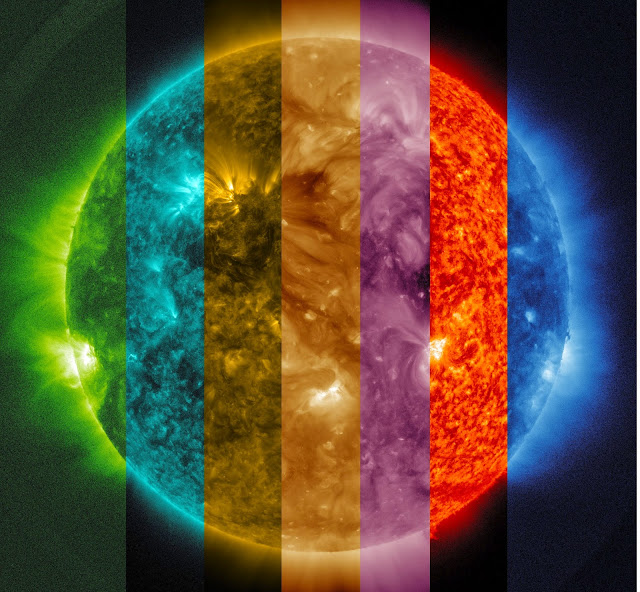
//> input picture 0.introduction/L0.1#image_change_save/image.jpg, 640 x 592 px
$ ./remapping '../../../../0.introduction/L0.1#image_change_save/image.jpg'   (built with g++ and OpenCV 4)
//> lines starting //> are read from the running program, lines starting //| are printed output that depends on the picture
#include <opencv2/core.hpp>
#include <opencv2/highgui.hpp>
#include <opencv2/imgproc.hpp>
#include <iostream>

const char* remapwindow = "Remapping";
using namespace cv;

void update_map(int &ind,Mat &x_map,Mat &y_map);
int main(int argc,char **argv)
{
	CommandLineParser pars(argc,argv,"{@image|image_astronauts.jpg|input image}");
	std::string file_name =pars.get<std::string>(0);
	Mat src = imread(samples::findFile(file_name),IMREAD_COLOR);
//> src is the input picture: 592 rows x 640 cols, CV_8UC3; mean B, G, R 57, 80.1, 91.8

	if (src.empty())
	{
		std::cout<<"image couldnt load."<<std::endl;
		std::cout << "Usage:"<<argv[0]<<"image_name"<<std::endl;
		return EXIT_FAILURE;
	}

	Mat dst(src.size(),src.type());
	Mat x_map(src.size(),CV_32FC1);
	Mat y_map(src.size(),CV_32FC1);

	namedWindow(remapwindow,WINDOW_AUTOSIZE);
	int ind=0;
	for (;;)
	{
		std::cout << "map updated" << std::endl;
		update_map(ind,x_map,y_map);//function will define two mapping function for x and y direction independently each other than assign into x_map and  y_map
//> after the loop in update_map, `for(int i=0;i < x_map.rows; i++)`:
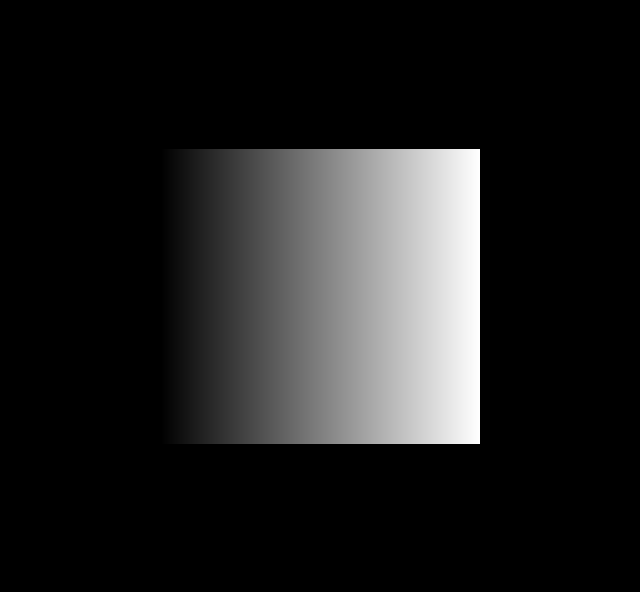
//> x_map: 592 rows x 640 cols, CV_32FC1; min 0, max 638.5, mean 79.6; drawn with min black and max white
//> after the loop in update_map, `for(int i=0;i < x_map.rows; i++)`:
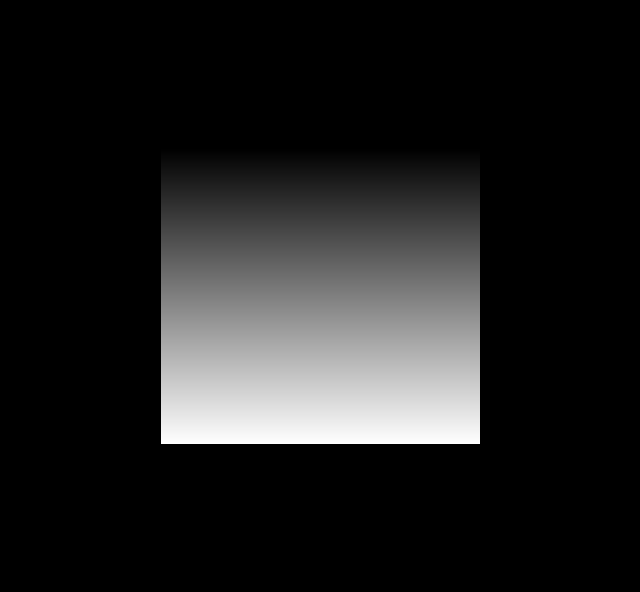
//> y_map: 592 rows x 640 cols, CV_32FC1; min 0, max 590.5, mean 73.6; drawn with min black and max white
//> ind = 1
		remap(src,dst,x_map,y_map,INTER_LINEAR,BORDER_CONSTANT,Scalar(0,0,0));
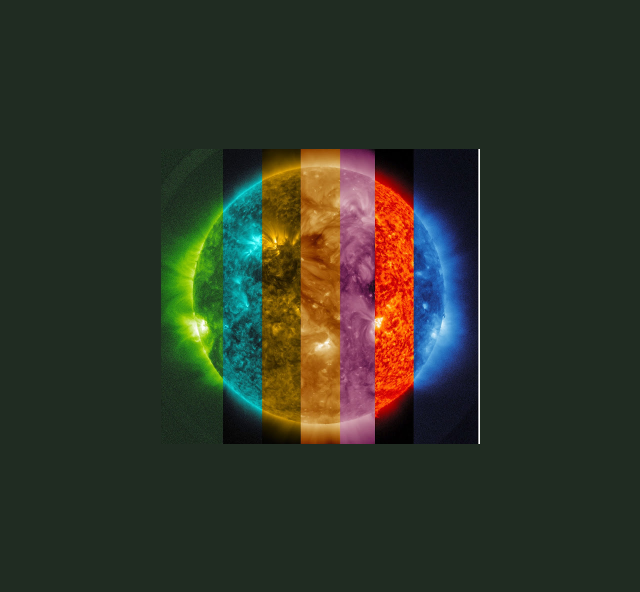
//> dst: 592 rows x 640 cols, CV_8UC3; mean B, G, R 39.8, 53, 47
		/*
		This function perform remapping by using xmap((x,y)--to--(Xnew)) and ymap whose are both function of old x and y .also function apply interpolation in pixels area which is  not exist.
		Second map existence is not obligatory in case map1 take both (x,y) values as a parameter,
		dst(x,y)=src(mapx(x,y),mapy(x,y))
		The reason you might want to convert from floating to fixed-point representations of a map is that they can yield much faster (2x) remapping operations.
		In case destion size isnt match with src size,interpolation or extrapolation could apply.

		remap	(	InputArray 	src,                            //Source image
					OutputArray 	dst,                        //Destination image. It has the same size as map1 and the same type as src .
					InputArray 	map1,                           //The first map of either (x,y) points or just x values having the type CV_16SC2 , CV_32FC1, or CV_32FC2.
					InputArray 	map2,                           //The second map of y values having the type CV_16UC1, CV_32FC1, or none (empty map if map1 is (x,y) points), respectively.
					int 	interpolation,                      //Interpolation method (see InterpolationFlags). The method INTER_AREA is not supported by this function.
					int 	borderMode = BORDER_CONSTANT,       //Pixel extrapolation method (see BorderTypes). When borderMode=BORDER_TRANSPARENT, it means that the pixels in the destination image that corresponds to the "outliers" in the source image are not modified by the function.
					const Scalar & 	borderValue = Scalar()      //Value used in case of a constant border. By default, it is 0.
				)
					Due to current implementation limitations the size of an input and output images should be less than 32767x32767.
		*/
		imshow(remapwindow,dst);
		char c = (char)waitKey(1000);//wait for 1000 ms
//> the Esc key is pressed
		if(c==27)
			{
			break;
		}
	}
	return 0;
}
void update_map(int &ind,Mat &x_map,Mat &y_map)//mapping scheme function
{
	//We are going to perform 4 different mappings :

	for(int i=0;i < x_map.rows; i++)
		for (int j=0; j < x_map.cols; j++)
		{
			switch (ind)
			{
			case 0://Reduce the picture to half its size and will display it in the middle:
				if ((i<0.75f*x_map.rows)&&(i>0.25f*x_map.rows)&&(j<0.75f*x_map.cols)&&(j>0.25f*x_map.cols))
				{
					x_map.at<float>(i, j) = (float)(2 * j - 0.5f * x_map.cols) + 0.5f;//multiply with two compress half size of image.
					y_map.at<float>(i, j) = (float)(2 * i - 0.5f * x_map.rows) + 0.5f;
				}
				else
				{
					x_map.at<float>(i, j) = 0;
					y_map.at<float>(i, j) = 0;
				}
				break;
			case 1://Turn the image upside down: h(i,j)=(i,src.rows−j)
				x_map.at<float>(i, j) = (float)j;
				y_map.at<float>(i, j) = (float)x_map.rows-i;//revert and shift right with rows times
				break;
			case 2://Reflect the image from left to right: h(i,j)=(src.cols−i,j)
				x_map.at<float>(i, j) = (float)x_map.cols - j;
				y_map.at<float>(i, j) = (float)i;
				break;
			case 3://Combination of b and c: h(i,j)=(src.cols−i,src.rows−j)
				x_map.at<float>(i, j) = (float)x_map.cols - j;
				y_map.at<float>(i, j) = (float)x_map.rows - i;
				break;
			default:
				break;
			}
		}
	ind = (ind+1) % 4;
}
